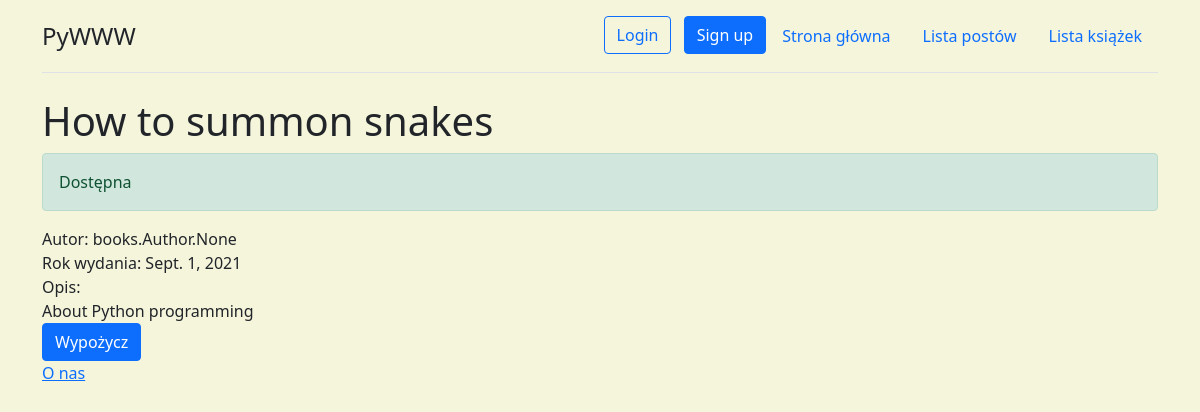
Page /books/1/ on the committed database.
### books/models.py (models this page shows, shortened)
class Timestamped(models.Model, CheckAgeMixin):
    created = models.DateTimeField(auto_now_add=True, blank=True)
    modified = models.DateTimeField(auto_now=True, blank=True)
    class Meta:
        abstract = True

class Book(Timestamped):
    title = models.CharField(max_length=255)
    description = models.TextField()
    available = models.BooleanField(default=False)
    publication_year = models.DateField()
    author = models.ManyToManyField(Author, related_name="books")
    cover = models.ImageField(upload_to="books/covers/%Y/%m/%d", blank=True, null=True)

### books/views.py (the view)
# urls.py: path('<int:book_id>/', book_details, name="details"),
def book_details(request, book_id):
    book = Book.objects.get(pk=book_id)
    form = BookBorrowForm()
    form.helper.form_action = reverse("books:borrows", args=[book.id])
    return render(
        request=request,
        template_name="books/details.html",
        context={"book": book, "form": form}
    )

### books/admin.py
class BookBorrowForm(forms.Form):
    def __init__(self, *args, **kwargs):
        super().__init__(*args, **kwargs)
        self.helper = FormHelper()
        self.helper.form_method = 'post'
        self.helper.add_input(Submit('borrow', 'Wypożycz'))

### books/templates/books/details.html
{% extends 'base.html' %}
{% load crispy_forms_tags %}
{% block content %}
    <h1>{{ book.title }}</h1>
    <div>
        {% if book.available %}
            <div class="alert alert-success" role="alert">Dostępna</div>
        {% else %}
            <div class="alert alert-danger" role="alert">Wypożyczona</div>
        {% endif %}
    </div>
    <div>Autor: {{ book.author }}</div>
    <div>Rok wydania: {{ book.publication_year }}</div>
    <div>Opis:</div>
    <div>{{ book.description }}</div>
    {% if book.available %}
        {% crispy form %}
    {% endif %}
{% endblock %}

### main/static/main/css/style.css (style rules this page uses)
body { background-color: beige; }

### rows in the picture
Book: title "How to summon snakes", author "books.Author.None", publication_year "Sept. 1, 2021", description "About Python programming"
